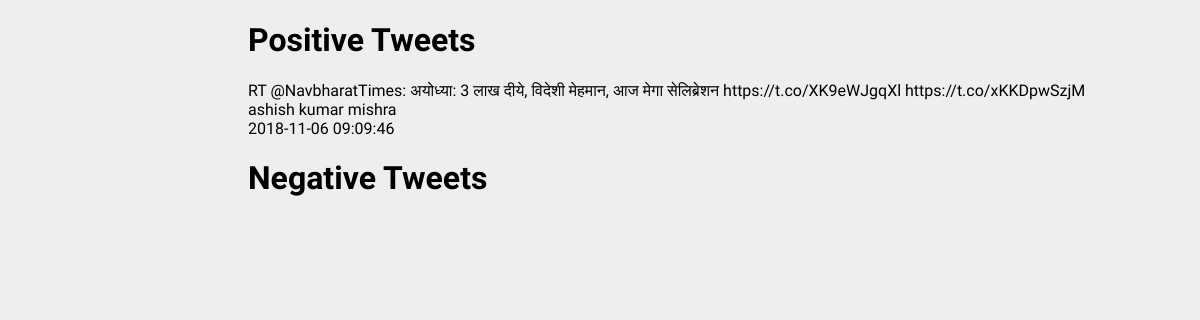
The app's page /visual/tweet, older data.
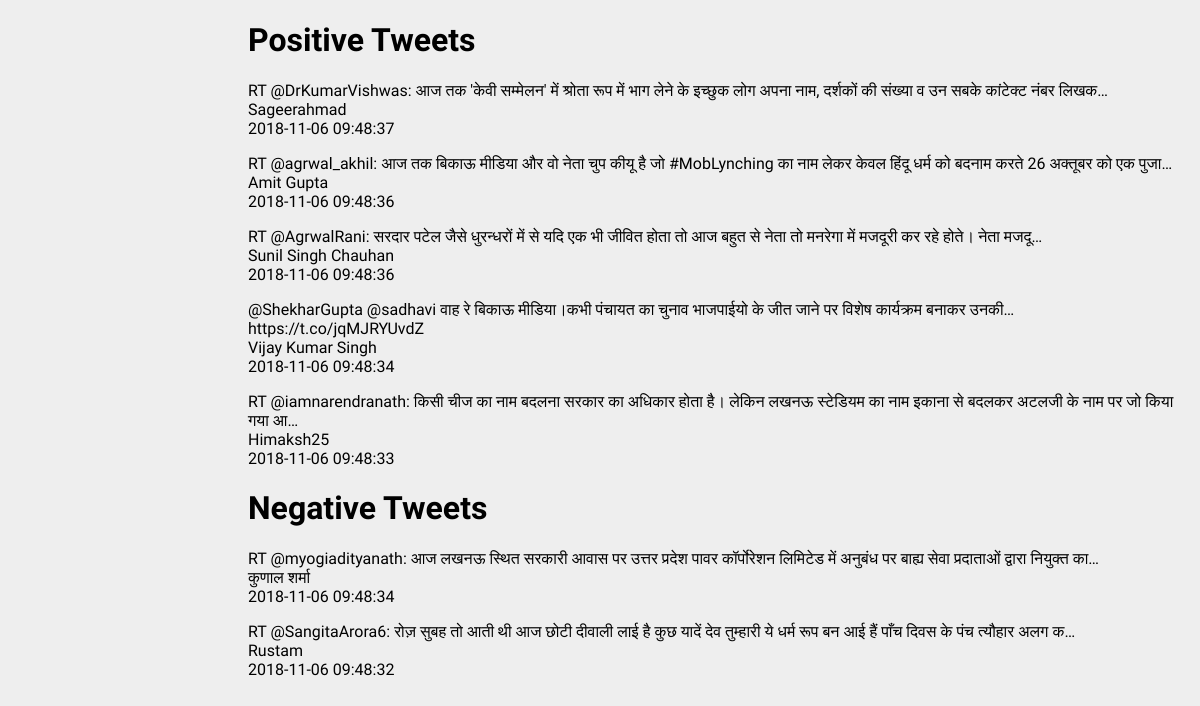
The same page, newer data.
### visual/models.py (models this page shows)
class positiveTweets(models.Model):
    tweetText = models.TextField(max_length=1000,null=False)
    userName = models.TextField(max_length=200,default="no username")
    time = models.TextField(max_length=10,default="no time")

class negativeTweets(models.Model):
    tweetText = models.TextField(max_length=1000,null=False)
    userName = models.TextField(max_length=200,default="no username")
    time = models.TextField(max_length=10,default="no time")

### visual/views.py (the view)
# urls.py: url(r'tweet',views.showTweets),
def showTweets(request):
    positiveList=list(models.positiveTweets.objects.all())
    negativeList=list(models.negativeTweets.objects.all())
    context={'positive':positiveList,'negative':negativeList}
    return render(request,'displayTweets.html',context)

### visual/templates/displayTweets.html (shortened to what this page needs)
<!DOCTYPE html>
<html lang="en">
<head>
</head>
<body>
<h1>Positive Tweets</h1>
{% for i in positive%}
 <ul>
    <li> {{i.tweetText}}</li>
    <li>{{i.userName}}</li>
    <li>{{i.time}}</li>
 </ul>
{% endfor %}
<h1>Negative Tweets</h1>
{% for i in negative %}
 <ul>
    <li> {{i.tweetText}}</li>
    <li>{{i.userName}}</li>
    <li>{{i.time}}</li>
 </ul>
{% endfor %}
</body>
</html>

### visual/templates/displayTweets.html (style rules this page uses)
body { background:#eee; padding-left:200px; font-family: 'Poor Story', cursive; }
ul>li { list-style-type:none; }
h1,h2 { padding-left:40px; text-decoration-color: aqua; }

Row changes from the older to the newer data that the page shows:
removed positiveTweets: tweetText "RT @NavbharatTimes: अयोध्या: 3 लाख दीये, विदेशी मेहमान, आज मेगा सेलिब्रेशन https://t.co/XK9eWJgqXl https://t.co/xKKDpwSzjM", userName "ashish kumar mishra", time "2018-11-06 09:09:46"
added positiveTweets: tweetText "RT @DrKumarVishwas: आज तक 'केवी सम्मेलन' में श्रोता रूप में भाग लेने के इच्छुक लोग अपना नाम, दर्शकों की संख्या व उन सबके कांटेक्ट नंबर लिखक…", userName "Sageerahmad", time "2018-11-06 09:48:37"
added positiveTweets: tweetText "RT @agrwal_akhil: आज तक बिकाऊ मीडिया और वो नेता चुप कीयू है जो #MobLynching का नाम लेकर केवल हिंदू धर्म को बदनाम करते 26 अक्तूबर को एक पुजा…", userName "Amit Gupta", time "2018-11-06 09:48:36"
added positiveTweets: tweetText "RT @AgrwalRani: सरदार पटेल जैसे धुरन्धरों में से यदि एक भी जीवित होता तो आज बहुत से नेता तो मनरेगा में मजदूरी कर रहे होते। नेता मजदू…", userName "Sunil Singh Chauhan", time "2018-11-06 09:48:36"
added positiveTweets: tweetText "@ShekharGupta @sadhavi वाह रे बिकाऊ मीडिया।कभी पंचायत का चुनाव भाजपाईयो के जीत जाने पर विशेष कार्यक्रम बनाकर उनकी… https://t.co/jqMJRYUvdZ", userName "Vijay Kumar Singh", time "2018-11-06 09:48:34"
added positiveTweets: tweetText "RT @iamnarendranath: किसी चीज का नाम बदलना सरकार का अधिकार होता है। लेकिन लखनऊ स्टेडियम का नाम इकाना से बदलकर अटलजी के नाम पर जो किया गया आ…", userName "Himaksh25", time "2018-11-06 09:48:33"
added negativeTweets: tweetText "RT @myogiadityanath: आज लखनऊ स्थित सरकारी आवास पर उत्तर प्रदेश पावर कॉर्पोरेशन लिमिटेड में अनुबंध पर बाह्य सेवा प्रदाताओं द्वारा नियुक्त का…", userName "कुणाल शर्मा", time "2018-11-06 09:48:34"
added negativeTweets: tweetText "RT @SangitaArora6: रोज़ सुबह तो आती थी आज छोटी दीवाली लाई है कुछ यादें देव तुम्हारी ये धर्म रूप बन आई हैं पाँच दिवस के पंच त्यौहार अलग क…", userName "Rustam", time "2018-11-06 09:48:32"
